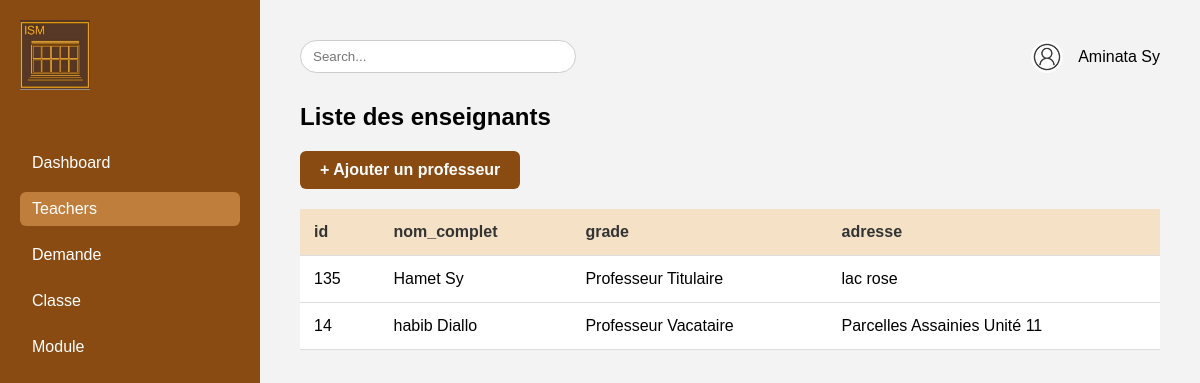
/professeur (signed in), run on the app's committed database.
### tables this page shows
CREATE TABLE IF NOT EXISTS `professeurs` (
  `id` int(11) NOT NULL AUTO_INCREMENT,
  `nom_complet` varchar(150) DEFAULT NULL,
  `grade` varchar(100) DEFAULT NULL,
  `adresse` varchar(255) DEFAULT NULL,
  PRIMARY KEY (`id`)
);

### Controllers/ProfesseurController.php (called while the page is built, shortened)
<?php
require_once __DIR__ . '/../Repositories/ProfesseurRepository.php';
class ProfesseurController {
    private $repo;
    public function __construct() {
        $this->repo = new ProfesseurRepository();
    }
    public function index() {
        $professeurs = $this->repo->getAll();
        require __DIR__ . '/../Views/admin/teacher.php';
    }
}

### public/index.php (called while the page is built, shortened)
<?php
require_once __DIR__ . '/../routes/web.php';

### config/database.php (called while the page is built)
<?php
class Database {
    public static function connect() {
        try {
            $pdo = new PDO("mysql:host=localhost;dbname=gestion_inscription", "root", "");
            $pdo->setAttribute(PDO::ATTR_ERRMODE, PDO::ERRMODE_EXCEPTION);
            return $pdo;
        } catch (PDOException $e) {
            die("Erreur de connexion à la base de données : " . $e->getMessage());
        }
    }
}

### Repositories/ProfesseurRepository.php (called while the page is built, shortened)
<?php
require_once __DIR__ . '/../config/database.php';
class ProfesseurRepository {
    private $pdo;
    public function __construct() {
        $this->pdo = Database::connect();
    }
    public function getAll() {
        $stmt = $this->pdo->prepare("SELECT * FROM professeurs ORDER BY id DESC");
        $stmt->execute();
        return $stmt->fetchAll(PDO::FETCH_ASSOC);
    }
}

### Views/admin/teacher.php (the view, shortened to what this page needs)
<?php
$nomUser = $_SESSION['user']['nom_complet'];
?>
<!DOCTYPE html>
<html lang="fr">
<head>
</head>
<body>
<div class="sidebar">
    <img src="/assets/images/logo-ism.jpeg" alt="ISM Logo">
    <nav>
        <a href="/dashboard">Dashboard</a>
        <a href="/professeur" class="active">Teachers</a>
        <a href="/admin/demande">Demande</a>
        <a href="/classe">Classe</a>
        <a href="/module">Module</a>
    </nav>
</div>
<div class="main">
    <div class="topbar">
        <input type="text" class="search-bar" placeholder="Search...">
        <div class="user-info">
            <img src="/assets/images/avatar.jpeg" alt="Avatar">
            <span><?= htmlspecialchars($nomUser) ?></span>
        </div>
    </div>
    <h2>Liste des enseignants</h2>
    <a href="/professeur/create" class="btn-ajouter">+ Ajouter un professeur</a>
    <table>
        <thead>
        <tr>
            <th>id</th>
            <th>nom_complet</th>
            <th>grade</th>
            <th>adresse</th>
        </tr>
        </thead>
        <tbody>
        <?php foreach ($professeurs as $prof): ?>
            <tr>
                <td><?= htmlspecialchars($prof['id']) ?></td>
                <td><?= htmlspecialchars($prof['nom_complet']) ?></td>
                <td><?= htmlspecialchars($prof['grade']) ?></td>
                <td><?= htmlspecialchars($prof['adresse']) ?></td>
            </tr>
        <?php endforeach; ?>
        </tbody>
    </table>
</div>
</body>
</html>

### Views/admin/teacher.php (style rules this page uses)
body { margin: 0; font-family: Arial, sans-serif; background-color: #f3f3f3; display: flex; }
.sidebar { width: 220px; background-color: #8a4b12; color: white; padding: 20px; height: 100vh; }
.sidebar img { height: 70px; margin-bottom: 40px; }
.sidebar nav a { display: block; color: white; text-decoration: none; margin: 12px 0; padding: 8px 12px; border-radius: 6px; }
.sidebar nav a:hover, .sidebar nav a.active { background-color: #c07e3d; }
.main { flex: 1; padding: 40px; }
.topbar { display: flex; justify-content: space-between; align-items: center; margin-bottom: 30px; }
.search-bar { padding: 8px 12px; border-radius: 20px; border: 1px solid #ccc; width: 250px; }
.user-info { display: flex; align-items: center; gap: 15px; }
.user-info img { width: 32px; height: 32px; border-radius: 50%; }
h2 { margin-bottom: 20px; }
.btn-ajouter { display: inline-block; margin-bottom: 20px; padding: 10px 20px; background-color: #8a4b12; color: white; text-decoration: none; border-radius: 6px; font-weight: bold; }
table { width: 100%; border-collapse: collapse; background-color: white; }
th, td { padding: 14px; border-bottom: 1px solid #ddd; text-align: left; }
th { background-color: #f5e2c6; color: #333; }

### data on the page
professeurs: id "135", nom_complet "Hamet Sy", grade "Professeur Titulaire", adresse "lac rose"
professeurs: id "14", nom_complet "habib Diallo", grade "Professeur Vacataire", adresse "Parcelles Assainies Unité 11"

### other printed values
$nomUser "Aminata Sy"
